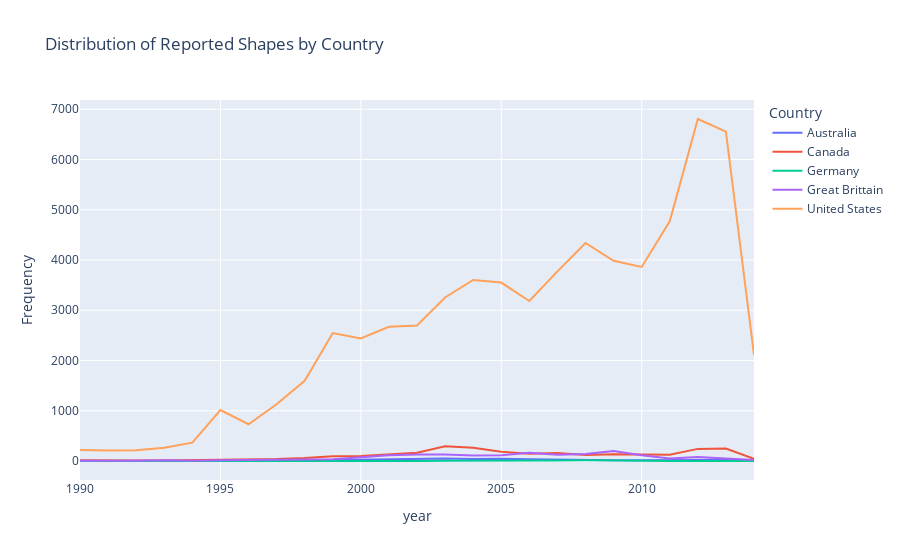

Notebook source saved alongside this figure:
### Code cell
#add year column generated from date
df_ufo['year'] = df_ufo['date'].dt.year

# aggregate by year and country, plus add filter from 1990
dfg = df_ufo[df_ufo['year'] >= 1990].groupby(['country', 'year']).size().to_frame().reset_index()
dfg.columns = ['country', 'year', 'count']

#plot as linechart
countryline = px.line(dfg, x ='year', y='count', color='country', title=title, labels = labels)
countryline.show()

### Figure 1 — Plotly figure (JSON) as saved in the notebook; plotly's stock layout.template omitted (floating-point values rounded to 4 significant figures)
{"data": [{"hovertemplate": "Country=Australia<br>year=%{x}<br>Frequency=%{y}<extra></extra>", "legendgroup": "Australia", "line": {"color": "#636efa", "dash": "solid"}, "marker": {"symbol": "circle"}, "mode": "lines", "name": "Australia", "orientation": "v", "showlegend": true, "type": "scatter", "x": [1990, 1991, 1992, 1993, 1994, 1995, 1996, 1997, 1998, 1999, 2000, 2001, 2002, 2003, 2004, 2005, 2006, 2007, 2008, 2009, 2010, 2011, 2012, 2013, 2014], "xaxis": "x", "y": [3, 2, 5, 2, 1, 3, 8, 9, 12, 19, 22, 36, 47, 50, 43, 48, 37, 27, 17, 14, 16, 13, 19, 32, 14], "yaxis": "y"}, {"hovertemplate": "Country=Canada<br>year=%{x}<br>Frequency=%{y}<extra></extra>", "legendgroup": "Canada", "line": {"color": "#EF553B", "dash": "solid"}, "marker": {"symbol": "circle"}, "mode": "lines", "name": "Canada", "orientation": "v", "showlegend": true, "type": "scatter", "x": [1990, 1991, 1992, 1993, 1994, 1995, 1996, 1997, 1998, 1999, 2000, 2001, 2002, 2003, 2004, 2005, 2006, 2007, 2008, 2009, 2010, 2011, 2012, 2013, 2014], "xaxis": "x", "y": [14, 8, 10, 11, 17, 18, 29, 40, 61, 96, 102, 136, 166, 294, 265, 183, 143, 160, 119, 134, 137, 127, 242, 248, 45], "yaxis": "y"}, {"hovertemplate": "Country=Germany<br>year=%{x}<br>Frequency=%{y}<extra></extra>", "legendgroup": "Germany", "line": {"color": "#00cc96", "dash": "solid"}, "marker": {"symbol": "circle"}, "mode": "lines", "name": "Germany", "orientation": "v", "showlegend": true, "type": "scatter", "x": [1990, 1991, 1992, 1994, 1995, 1996, 1997, 1998, 1999, 2000, 2001, 2002, 2003, 2004, 2005, 2006, 2007, 2008, 2009, 2010, 2011, 2012, 2013, 2014], "xaxis": "x", "y": [2, 1, 1, 1, 1, 2, 1, 1, 1, 3, 3, 3, 7, 5, 3, 4, 9, 15, 6, 4, 3, 6, 6, 3], "yaxis": "y"}, {"hovertemplate": "Country=Great Brittain<br>year=%{x}<br>Frequency=%{y}<extra></extra>", "legendgroup": "Great Brittain", "line": {"color": "#ab63fa", "dash": "solid"}, "marker": {"symbol": "circle"}, "mode": "lines", "name": "Great Brittain", "orientation": "v", "showlegend": true, "type": "scatter", "x": [1990, 1991, 1992, 1993, 1994, 1995, 1996, 1997, 1998, 1999, 2000, 2001, 2002, 2003, 2004, 2005, 2006, 2007, 2008, 2009, 2010, 2011, 2012, 2013, 2014], "xaxis": "x", "y": [4, 1, 6, 15, 4, 14, 24, 32, 30, 34, 78, 117, 130, 130, 110, 116, 163, 125, 140, 202, 115, 51, 82, 48, 21], "yaxis": "y"}, {"hovertemplate": "Country=United States<br>year=%{x}<br>Frequency=%{y}<extra></extra>", "legendgroup": "United States", "line": {"color": "#FFA15A", "dash": "solid"}, "marker": {"symbol": "circle"}, "mode": "lines", "name": "United States", "orientation": "v", "showlegend": true, "type": "scatter", "x": [1990, 1991, 1992, 1993, 1994, 1995, 1996, 1997, 1998, 1999, 2000, 2001, 2002, 2003, 2004, 2005, 2006, 2007, 2008, 2009, 2010, 2011, 2012, 2013, 2014], "xaxis": "x", "y": [219, 209, 216, 266, 366, 1016, 733, 1131, 1597, 2548, 2440, 2670, 2698, 3255, 3603, 3552, 3184, 3775, 4340, 3984, 3862, 4770, 6806, 6554, 2113], "yaxis": "y"}], "layout": {"legend": {"title": {"text": "Country"}, "tracegroupgap": 0}, "title": {"text": "Distribution of Reported Shapes by Country"}, "xaxis": {"anchor": "y", "domain": [0, 1], "title": {"text": "year"}}, "yaxis": {"anchor": "x", "domain": [0, 1], "title": {"text": "Frequency"}}}}
